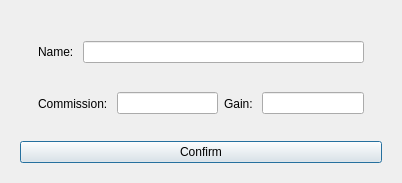
<?xml version="1.0" encoding="UTF-8"?>
<ui version="4.0">
 <class>update_productgroup</class>
 <widget class="QDialog" name="update_productgroup">
  <property name="geometry">
   <rect>
    <x>0</x>
    <y>0</y>
    <width>402</width>
    <height>183</height>
   </rect>
  </property>
  <property name="windowTitle">
   <string>Dialog</string>
  </property>
  <layout class="QVBoxLayout" name="verticalLayout">
   <item>
    <widget class="QWidget" name="confirms" native="true">
     <layout class="QVBoxLayout" name="verticalLayout_2">
      <item>
       <widget class="QWidget" name="inputs" native="true">
        <layout class="QVBoxLayout" name="verticalLayout_3">
         <item>
          <widget class="QWidget" name="widget" native="true">
           <layout class="QHBoxLayout" name="horizontalLayout">
            <item>
             <widget class="QLabel" name="label">
              <property name="text">
               <string>Name: </string>
              </property>
             </widget>
            </item>
            <item>
             <widget class="QLineEdit" name="update_name"/>
            </item>
           </layout>
          </widget>
         </item>
         <item>
          <widget class="QWidget" name="widget_2" native="true">
           <layout class="QHBoxLayout" name="horizontalLayout_2">
            <item>
             <widget class="QLabel" name="label_2">
              <property name="text">
               <string>Commission: </string>
              </property>
             </widget>
            </item>
            <item>
             <widget class="QLineEdit" name="update_commission"/>
            </item>
            <item>
             <widget class="QLabel" name="label_3">
              <property name="text">
               <string>Gain: </string>
              </property>
             </widget>
            </item>
            <item>
             <widget class="QLineEdit" name="update_gain"/>
            </item>
           </layout>
          </widget>
         </item>
        </layout>
       </widget>
      </item>
      <item>
       <widget class="QPushButton" name="confirm_update">
        <property name="text">
         <string>Confirm</string>
        </property>
       </widget>
      </item>
     </layout>
    </widget>
   </item>
  </layout>
 </widget>
 <resources/>
 <connections/>
</ui>
